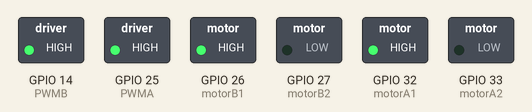
The sketch below on a simulated ESP32. Shown: switched loads named in the sketch (green lamp = pin HIGH). The RemoteXY app is connected; what the sketch prints to the serial monitor is not drawn.

Above: at 0.1 s.
Timing chart, 0 to 1.6 s (numbered marks = the images above):
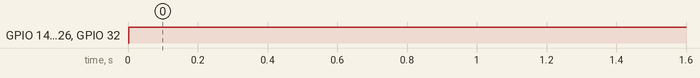

The sketch:

RemoteXY_mootorite_juhtimine.ino
```cpp
// (licence header left out)
//////////////////////////////////////////////
//        RemoteXY include library          //
//////////////////////////////////////////////

// you can enable debug logging to Serial at 115200
//#define REMOTEXY__DEBUGLOG

// RemoteXY select connection mode and include library
#define REMOTEXY_MODE__ESP32CORE_BLE


#include <BLEDevice.h>

// RemoteXY connection settings
#define REMOTEXY_BLUETOOTH_NAME "SonicX_Bluetooth"
#define REMOTEXY_ACCESS_PASSWORD "EQ"

#include <RemoteXY.h>

// RemoteXY GUI configuration
#pragma pack(push, 1)
uint8_t RemoteXY_CONF[] =   // 441 bytes
  { 255,22,0,30,0,178,1,19,0,0,0,83,111,110,105,99,88,0,24,1,
  106,200,1,1,27,0,129,10,130,14,8,0,36,76,101,102,116,0,65,83,
  45,18,18,96,129,42,131,25,8,0,135,77,105,100,100,108,101,0,129,81,
  131,17,7,0,204,82,105,103,104,116,0,129,32,126,42,5,64,16,60,45,
  32,77,111,116,111,114,32,115,112,101,101,100,115,32,45,62,0,129,83,36,
  16,4,0,16,68,101,116,101,99,116,101,100,0,129,5,69,32,6,0,36,
  83,112,101,101,100,32,108,105,109,105,116,58,0,129,4,30,7,10,64,164,
  80,0,2,55,25,44,9,0,2,26,31,31,71,114,101,101,110,32,102,105,
  114,115,116,0,82,101,100,32,102,105,114,115,116,0,2,45,67,58,10,0,
  2,26,31,31,77,97,110,117,97,108,95,109,111,100,101,0,65,117,116,111,
  109,97,116,105,99,95,109,111,100,101,0,2,10,8,34,17,0,2,26,31,
  31,79,78,0,79,70,70,0,129,86,41,12,4,0,16,32,67,111,108,111,
  114,58,0,5,56,82,39,39,0,2,26,31,7,12,29,40,10,110,64,2,
  26,2,2,7,12,42,40,10,110,64,2,26,2,2,7,12,55,40,10,110,
  64,2,26,2,2,129,4,42,4,12,64,164,73,0,129,3,56,8,12,64,
  164,68,0,7,3,77,40,10,110,64,2,26,2,2,2,55,12,43,7,0,
  2,26,31,31,79,78,0,79,70,70,0,129,10,2,33,6,64,1,77,97,
  105,110,32,115,119,105,116,99,104,0,129,55,5,43,6,0,15,99,111,108,
  111,114,95,100,101,116,101,99,116,105,111,110,58,0,68,12,147,40,40,18,
  8,1,135,68,58,147,40,40,19,8,36,135,6,68,54,38,26,26,18,8,
  36,135,129,12,139,39,6,64,94,77,111,116,111,114,32,115,112,101,101,100,
  115,58,0,129,63,140,28,6,64,13,68,105,115,116,97,110,99,101,115,58,
  0 };

// this structure defines all the variables and events of your control interface
struct {

    // input variables
  uint8_t green_first_switch; // =1 if switch ON and =0 if OFF
  uint8_t manual_mode_switch; // =1 if switch ON and =0 if OFF
  uint8_t Start_switch; // =1 if switch ON and =0 if OFF
  int8_t joystick_01_x; // from -100 to 100
  int8_t joystick_01_y; // from -100 to 100
  float kp;
  float ki;
  float kd;
  float speed_limit;
  uint8_t color_detecion; // =1 if switch ON and =0 if OFF

    // output variables
  uint8_t led_red; // =0..255 LED Red brightness
  uint8_t led_green; // =0..255 LED Green brightness
  float left_speed_graph;
  float right_speed_graph;
  float left_sensor_graph;
  float middle_sensor_graph;
  float right_sensor_graph;
  float red_color_graph;
  float green_color_graph;

    // other variable
  uint8_t connect_flag;  // =1 if wire connected, else =0

} RemoteXY;
#pragma pack(pop)

/////////////////////////////////////////////
//           END RemoteXY include          //
/////////////////////////////////////////////

const int motorA1 = 32, motorA2 = 33, PWMA = 25;
const int motorB1 = 26, motorB2 = 27, PWMB = 14;

int baseSpeed = 150;
int leftSpeed=0;
int rightSpeed=0;
int maxSpeed=0;

void setup()
{
  Serial.begin(115200);
  RemoteXY_Init ();

  // Set motor control pins
  pinMode(motorA1, OUTPUT); pinMode(motorA2, OUTPUT);
  pinMode(motorB1, OUTPUT); pinMode(motorB2, OUTPUT);
  pinMode(PWMA, OUTPUT); pinMode(PWMB, OUTPUT);

  // TODO you setup code

}

void loop()
{
  RemoteXY_Handler ();

  // Serial.print(RemoteXY.Start_switch); // from 0 to 100
  // Serial.print('\t');
  // Serial.print(RemoteXY.color_detecion); // from 0 to 100
  // Serial.print('\t');
  // Serial.print(RemoteXY.green_first_switch); // from 0 to 100
  // Serial.print('\t');
  // Serial.print(RemoteXY.kp); // from 0 to 100
  // Serial.print('\t');
  // Serial.print(RemoteXY.ki); // from 0 to 100
  // Serial.print('\t');
  // Serial.print(RemoteXY.kd); // from 0 to 100
  // Serial.print('\t');
  // Serial.print(RemoteXY.manual_mode_switch); // from 0 to 100
  // Serial.print('\t');
  // Serial.print(RemoteXY.speed_limit); // from 0 to 100
  // Serial.print('\t');
  Serial.print(RemoteXY.joystick_01_x); // from 0 to 100
  Serial.print('\t');
  Serial.print(RemoteXY.joystick_01_y);
  Serial.print(", left speed:  ");
  Serial.print(leftSpeed);
  Serial.print(", right speed:  ");
  Serial.println(rightSpeed);


  RemoteXY.led_red=RemoteXY.kp; // =0..255 LED Red brightness
  RemoteXY.led_green=RemoteXY.ki; // =0..255 LED Green brightness
  RemoteXY.left_speed_graph=RemoteXY.joystick_01_x;
  RemoteXY.right_speed_graph=RemoteXY.joystick_01_y;
  RemoteXY.left_sensor_graph=RemoteXY.kp;
  RemoteXY.middle_sensor_graph=RemoteXY.ki;
  RemoteXY.right_sensor_graph=RemoteXY.kd;
  RemoteXY.red_color_graph=RemoteXY.kp;
  RemoteXY.green_color_graph=RemoteXY.ki;


  leftSpeed= RemoteXY.joystick_01_x;
  rightSpeed= RemoteXY.joystick_01_y;
  maxSpeed=RemoteXY.speed_limit;
  //leftSpeed = constrain(leftSpeed, 0, maxSpeed);  //the value of rightSpeed is being limited to a range between 0 and maxSpeed.
  //rightSpeed = constrain(rightSpeed, 0, maxSpeed);  //the value of rightSpeed is being limited to a range between 0 and maxSpeed.
  moveForward();


  // TODO you loop code
  // use the RemoteXY structure for data transfer
  // do not call delay(), use instead RemoteXY_delay()
  RemoteXY_delay(500);
}


// void moveForward() {
//   digitalWrite(motorA1, HIGH); digitalWrite(motorA2, LOW);
//   digitalWrite(motorB1, HIGH); digitalWrite(motorB2, LOW);
//   analogWrite(PWMA, leftSpeed);
//   analogWrite(PWMB, rightSpeed);
//   Serial.println("Moving forward.");
// }
void moveForward() {
  digitalWrite(motorA1, HIGH); // Motor A goes forward 32
  digitalWrite(motorA2, LOW);   // Motor A forward direction 33
  digitalWrite(motorB1, HIGH);  // Motor B goes forward (reversed) 26
  digitalWrite(motorB2, LOW);   // Motor B forward direction (reversed) 27
  analogWrite(PWMA, 255); // Set speed for Motor A 25
  analogWrite(PWMB, 255); // Set speed for Motor B 14
  Serial.println("Moving forward.");
}

// const int motorA1 = 32, motorA2 = 33, PWMA = 25;
// const int motorB1 = 26, motorB2 = 27, PWMB = 14;

void reverse() {
  digitalWrite(motorA1, LOW); digitalWrite(motorA2, HIGH);
  digitalWrite(motorB1, LOW); digitalWrite(motorB2, HIGH);
  analogWrite(PWMA, baseSpeed);
  analogWrite(PWMB, baseSpeed);
  delay(500); // Adjust reverse time as needed
  Serial.println("Reversing.");
}

void stopMotors() {
  digitalWrite(motorA1, LOW); digitalWrite(motorA2, LOW);
  digitalWrite(motorB1, LOW); digitalWrite(motorB2, LOW);
  analogWrite(PWMA, 0);
  analogWrite(PWMB, 0);
  Serial.println("Motors stopped.");
}
```

Measured:
- by itself, GPIO 14 (PWMB), GPIO 25 (PWMA), GPIO 26 (motorB1), GPIO 32 (motorA1): LOW → HIGH at 0.00 s
